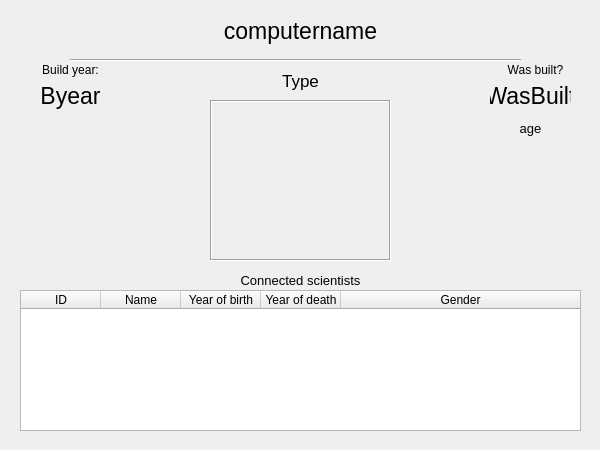
<?xml version="1.0" encoding="UTF-8"?>
<ui version="4.0">
 <class>ViewComputerDialog</class>
 <widget class="QDialog" name="ViewComputerDialog">
  <property name="geometry">
   <rect>
    <x>0</x>
    <y>0</y>
    <width>600</width>
    <height>450</height>
   </rect>
  </property>
  <property name="sizePolicy">
   <sizepolicy hsizetype="Maximum" vsizetype="Maximum">
    <horstretch>0</horstretch>
    <verstretch>0</verstretch>
   </sizepolicy>
  </property>
  <property name="minimumSize">
   <size>
    <width>600</width>
    <height>450</height>
   </size>
  </property>
  <property name="maximumSize">
   <size>
    <width>600</width>
    <height>450</height>
   </size>
  </property>
  <property name="windowTitle">
   <string>Additional information</string>
  </property>
  <property name="windowIcon">
   <iconset resource="resources.qrc">
    <normaloff>:/icons/computer2.png</normaloff>:/icons/computer2.png</iconset>
  </property>
  <widget class="QLabel" name="computer_name">
   <property name="geometry">
    <rect>
     <x>20</x>
     <y>10</y>
     <width>561</width>
     <height>41</height>
    </rect>
   </property>
   <property name="font">
    <font>
     <pointsize>17</pointsize>
    </font>
   </property>
   <property name="text">
    <string>computername</string>
   </property>
   <property name="alignment">
    <set>Qt::AlignCenter</set>
   </property>
  </widget>
  <widget class="QLabel" name="type">
   <property name="geometry">
    <rect>
     <x>110</x>
     <y>60</y>
     <width>381</width>
     <height>41</height>
    </rect>
   </property>
   <property name="font">
    <font>
     <pointsize>13</pointsize>
    </font>
   </property>
   <property name="text">
    <string>Type</string>
   </property>
   <property name="alignment">
    <set>Qt::AlignCenter</set>
   </property>
  </widget>
  <widget class="QLabel" name="label">
   <property name="geometry">
    <rect>
     <x>25</x>
     <y>270</y>
     <width>551</width>
     <height>20</height>
    </rect>
   </property>
   <property name="font">
    <font>
     <pointsize>10</pointsize>
    </font>
   </property>
   <property name="text">
    <string>Connected scientists</string>
   </property>
   <property name="alignment">
    <set>Qt::AlignCenter</set>
   </property>
  </widget>
  <widget class="QLabel" name="aged">
   <property name="geometry">
    <rect>
     <x>490</x>
     <y>120</y>
     <width>81</width>
     <height>16</height>
    </rect>
   </property>
   <property name="font">
    <font>
     <pointsize>10</pointsize>
    </font>
   </property>
   <property name="text">
    <string>age</string>
   </property>
   <property name="alignment">
    <set>Qt::AlignCenter</set>
   </property>
  </widget>
  <widget class="Line" name="name_line">
   <property name="geometry">
    <rect>
     <x>70</x>
     <y>50</y>
     <width>451</width>
     <height>20</height>
    </rect>
   </property>
   <property name="orientation">
    <enum>Qt::Horizontal</enum>
   </property>
  </widget>
  <widget class="QLabel" name="built_year">
   <property name="geometry">
    <rect>
     <x>30</x>
     <y>80</y>
     <width>81</width>
     <height>31</height>
    </rect>
   </property>
   <property name="font">
    <font>
     <pointsize>17</pointsize>
    </font>
   </property>
   <property name="text">
    <string>Byear</string>
   </property>
   <property name="alignment">
    <set>Qt::AlignCenter</set>
   </property>
  </widget>
  <widget class="QLabel" name="was_built">
   <property name="geometry">
    <rect>
     <x>490</x>
     <y>80</y>
     <width>81</width>
     <height>31</height>
    </rect>
   </property>
   <property name="font">
    <font>
     <pointsize>17</pointsize>
    </font>
   </property>
   <property name="text">
    <string>WasBuilt</string>
   </property>
   <property name="alignment">
    <set>Qt::AlignCenter</set>
   </property>
  </widget>
  <widget class="QTableWidget" name="scientist_table">
   <property name="geometry">
    <rect>
     <x>20</x>
     <y>290</y>
     <width>561</width>
     <height>141</height>
    </rect>
   </property>
   <property name="sizePolicy">
    <sizepolicy hsizetype="Preferred" vsizetype="Expanding">
     <horstretch>0</horstretch>
     <verstretch>0</verstretch>
    </sizepolicy>
   </property>
   <property name="font">
    <font>
     <weight>50</weight>
     <bold>false</bold>
    </font>
   </property>
   <property name="cursor" stdset="0">
    <cursorShape>PointingHandCursor</cursorShape>
   </property>
   <property name="focusPolicy">
    <enum>Qt::TabFocus</enum>
   </property>
   <property name="contextMenuPolicy">
    <enum>Qt::CustomContextMenu</enum>
   </property>
   <property name="acceptDrops">
    <bool>false</bool>
   </property>
   <property name="sizeAdjustPolicy">
    <enum>QAbstractScrollArea::AdjustToContents</enum>
   </property>
   <property name="alternatingRowColors">
    <bool>true</bool>
   </property>
   <property name="selectionMode">
    <enum>QAbstractItemView::SingleSelection</enum>
   </property>
   <property name="selectionBehavior">
    <enum>QAbstractItemView::SelectRows</enum>
   </property>
   <property name="textElideMode">
    <enum>Qt::ElideRight</enum>
   </property>
   <property name="showGrid">
    <bool>false</bool>
   </property>
   <property name="wordWrap">
    <bool>false</bool>
   </property>
   <attribute name="horizontalHeaderCascadingSectionResizes">
    <bool>false</bool>
   </attribute>
   <attribute name="horizontalHeaderDefaultSectionSize">
    <number>80</number>
   </attribute>
   <attribute name="horizontalHeaderHighlightSections">
    <bool>false</bool>
   </attribute>
   <attribute name="horizontalHeaderMinimumSectionSize">
    <number>20</number>
   </attribute>
   <attribute name="horizontalHeaderShowSortIndicator" stdset="0">
    <bool>false</bool>
   </attribute>
   <attribute name="horizontalHeaderStretchLastSection">
    <bool>true</bool>
   </attribute>
   <attribute name="verticalHeaderVisible">
    <bool>false</bool>
   </attribute>
   <attribute name="verticalHeaderMinimumSectionSize">
    <number>19</number>
   </attribute>
   <attribute name="verticalHeaderStretchLastSection">
    <bool>false</bool>
   </attribute>
   <column>
    <property name="text">
     <string>ID</string>
    </property>
   </column>
   <column>
    <property name="text">
     <string>Name</string>
    </property>
   </column>
   <column>
    <property name="text">
     <string>Year of birth</string>
    </property>
   </column>
   <column>
    <property name="text">
     <string>Year of death</string>
    </property>
   </column>
   <column>
    <property name="text">
     <string>Gender</string>
    </property>
   </column>
  </widget>
  <widget class="QLabel" name="label_2">
   <property name="geometry">
    <rect>
     <x>490</x>
     <y>60</y>
     <width>91</width>
     <height>20</height>
    </rect>
   </property>
   <property name="text">
    <string>Was built?</string>
   </property>
   <property name="alignment">
    <set>Qt::AlignCenter</set>
   </property>
  </widget>
  <widget class="QLabel" name="label_3">
   <property name="geometry">
    <rect>
     <x>40</x>
     <y>60</y>
     <width>61</width>
     <height>20</height>
    </rect>
   </property>
   <property name="text">
    <string>Build year:</string>
   </property>
   <property name="alignment">
    <set>Qt::AlignCenter</set>
   </property>
  </widget>
  <widget class="QLabel" name="ComputerImageLabel">
   <property name="geometry">
    <rect>
     <x>210</x>
     <y>100</y>
     <width>181</width>
     <height>161</height>
    </rect>
   </property>
   <property name="frameShape">
    <enum>QFrame::Box</enum>
   </property>
   <property name="frameShadow">
    <enum>QFrame::Sunken</enum>
   </property>
   <property name="lineWidth">
    <number>1</number>
   </property>
   <property name="midLineWidth">
    <number>0</number>
   </property>
   <property name="text">
    <string/>
   </property>
   <property name="pixmap">
    <pixmap resource="resources.qrc">:/icons/noImage.png</pixmap>
   </property>
   <property name="scaledContents">
    <bool>true</bool>
   </property>
  </widget>
  <action name="actionUnlink_scientist">
   <property name="icon">
    <iconset resource="resources.qrc">
     <normaloff>:/icons/broken_link.png</normaloff>:/icons/broken_link.png</iconset>
   </property>
   <property name="text">
    <string>Unlink scientist</string>
   </property>
  </action>
 </widget>
 <resources>
  <include location="resources.qrc"/>
 </resources>
 <connections/>
</ui>
